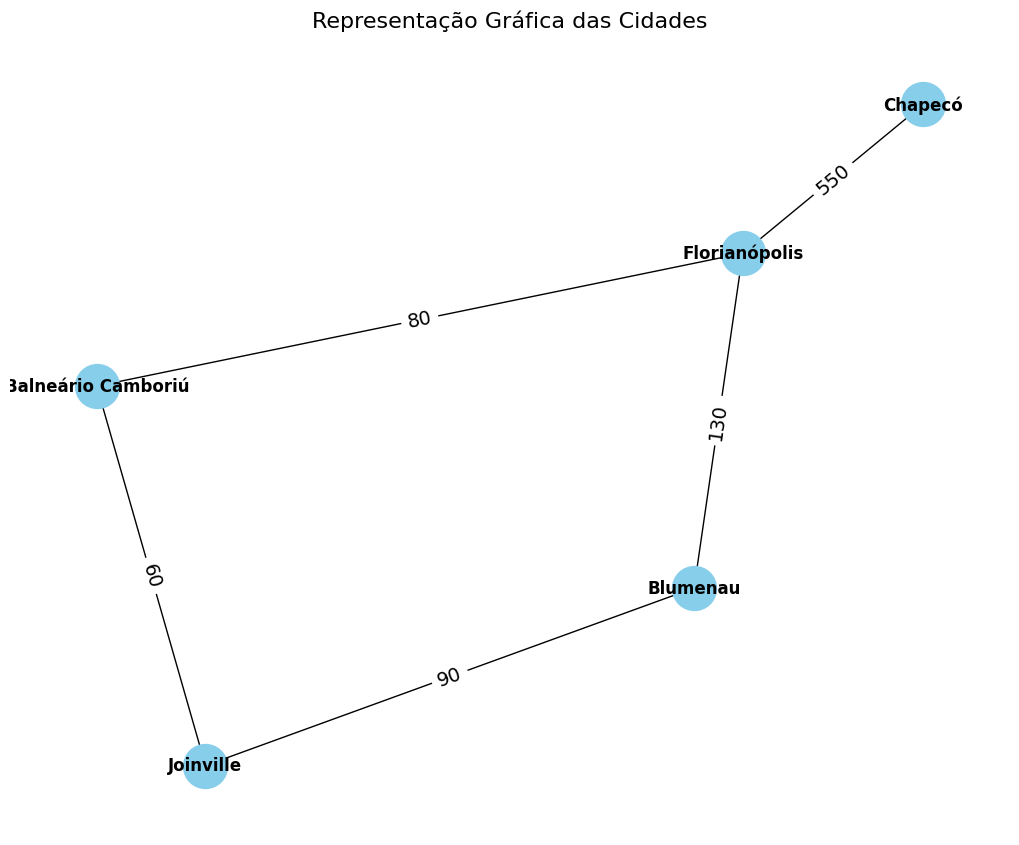

Source code (Python):
import networkx as nx
import matplotlib.pyplot as plt


class GrafoPoderado:
    def __init__(self):
        self.vertices = {}

    def adicionar_cidade(self, cidade):
        # Adiciona uma cidade ao grafo.
        if cidade not in self.vertices:
            self.vertices[cidade] = {}

    def adicionar_trajeto(self, trajeto1, trajeto2, custo):
        # Cria um trajeto (aresta) entre duas cidades (vértices) com um peso (custo da viagem).
        self.vertices[trajeto1][trajeto2] = custo
        self.vertices[trajeto2][trajeto1] = custo  # Grafo não direcionado

    def dijkstra(self, origem, destino):
        # Encontra a menor rota entre duas cidades usando Dijkstra.
        nao_visitados = list(self.vertices.keys())  # Lista de cidades não visitadas
        custos = {
            cidade: float("inf") for cidade in self.vertices
        }  # Inicializa todas os custos como infinito
        custos[origem] = 0  # O custo da origem para ela mesma é 0
        predecessores = {}  # Para armazenar o trajeto percorrido

        while nao_visitados:
            # Encontrar o nó com o menor custo
            cidade_atual = min(nao_visitados, key=lambda custo: custos[custo])

            if custos[cidade_atual] == float("inf"):
                break  # Se o menor custo ainda for infinito, não há trajeto viável

            for vizinho, custo in self.vertices[cidade_atual].items():
                novo_trajeto = custos[cidade_atual] + custo
                if novo_trajeto < custos[vizinho]:  # Se encontrarmos um caminho melhor
                    custos[vizinho] = novo_trajeto
                    predecessores[vizinho] = cidade_atual  # Armazena de onde viemos

            nao_visitados.remove(cidade_atual)  # Marca a cidade como visitada

        # Reconstrução do trajeto
        trajeto = []
        cidade_atual = destino
        while cidade_atual in predecessores:
            trajeto.append(cidade_atual)
            cidade_atual = predecessores[cidade_atual]
        trajeto.append(origem)
        trajeto.reverse()

        return trajeto, custos[destino]


if __name__ == "__main__":
    mapa_cidades = GrafoPoderado()
    cidades = [
        "Florianópolis",
        "Blumenau",
        "Joinville",
        "Balneário Camboriú",
        "Chapecó",
    ]

    for cidade in cidades:
        mapa_cidades.adicionar_cidade(cidade)

    trajetos = [
        ("Florianópolis", "Blumenau", 130),
        ("Florianópolis", "Balneário Camboriú", 80),
        ("Blumenau", "Joinville", 90),
        ("Chapecó", "Florianópolis", 550),
        ("Balneário Camboriú", "Joinville", 60),
    ]

    for cidade1, cidade2, custos in trajetos:
        mapa_cidades.adicionar_trajeto(cidade1, cidade2, custos)

    origem = "Joinville"
    destino = "Florianópolis"
    rota, custos = mapa_cidades.dijkstra(origem, destino)

    print(f"Melhor rota de {origem} para {destino}: {' => '.join(rota)}")
    print(f"Custo da viagem: {custos}")

    G = nx.Graph()
    G.add_nodes_from(cidades)
    G.add_weighted_edges_from(trajetos)
    pos = nx.spring_layout(G, seed=42)
    plt.figure(figsize=(10, 8))
    nx.draw(
        G,
        pos,
        with_labels=True,
        node_size=1000,
        node_color="skyblue",
        font_weight="bold",
        font_size=12,
    )
    labels = nx.get_edge_attributes(G, "weight")
    nx.draw_networkx_edge_labels(G, pos, edge_labels=labels, font_size=14)

    plt.title("Representação Gráfica das Cidades", fontsize=16)
    plt.savefig("ex4.png", bbox_inches="tight")
